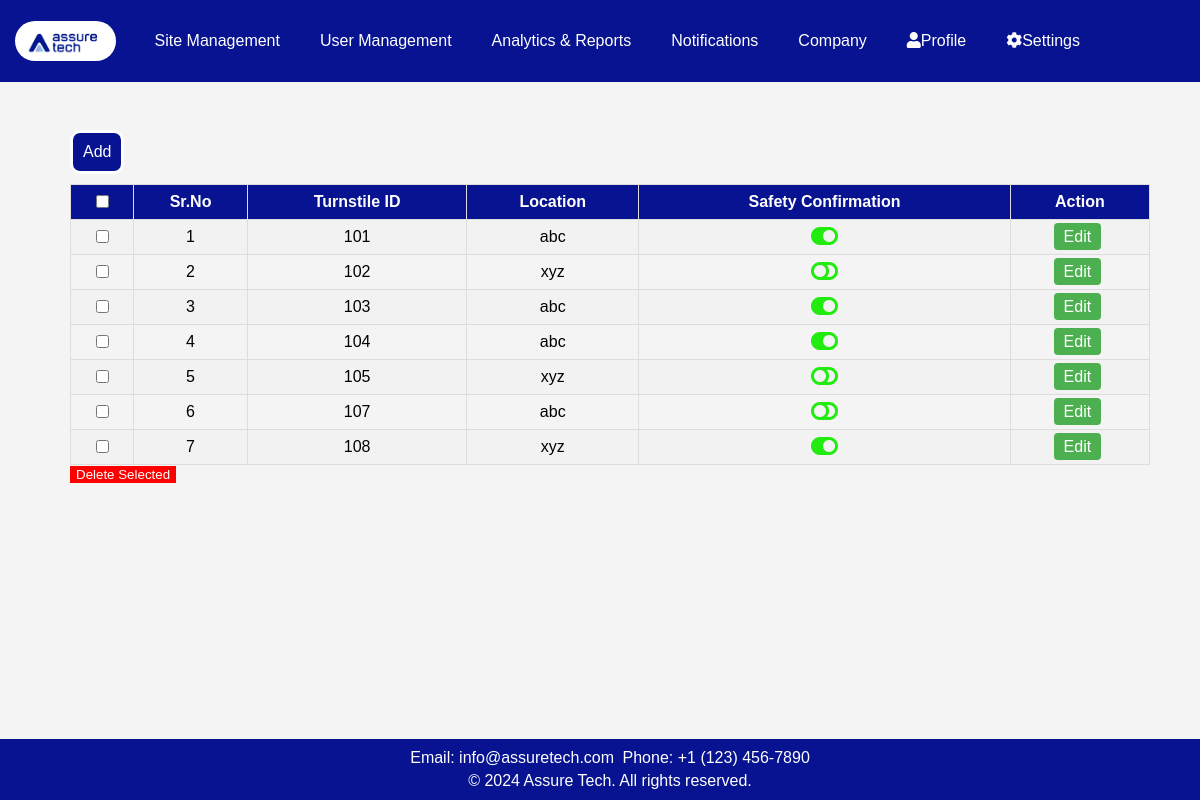
/setting_t/, run on an earlier commit of the app's database.
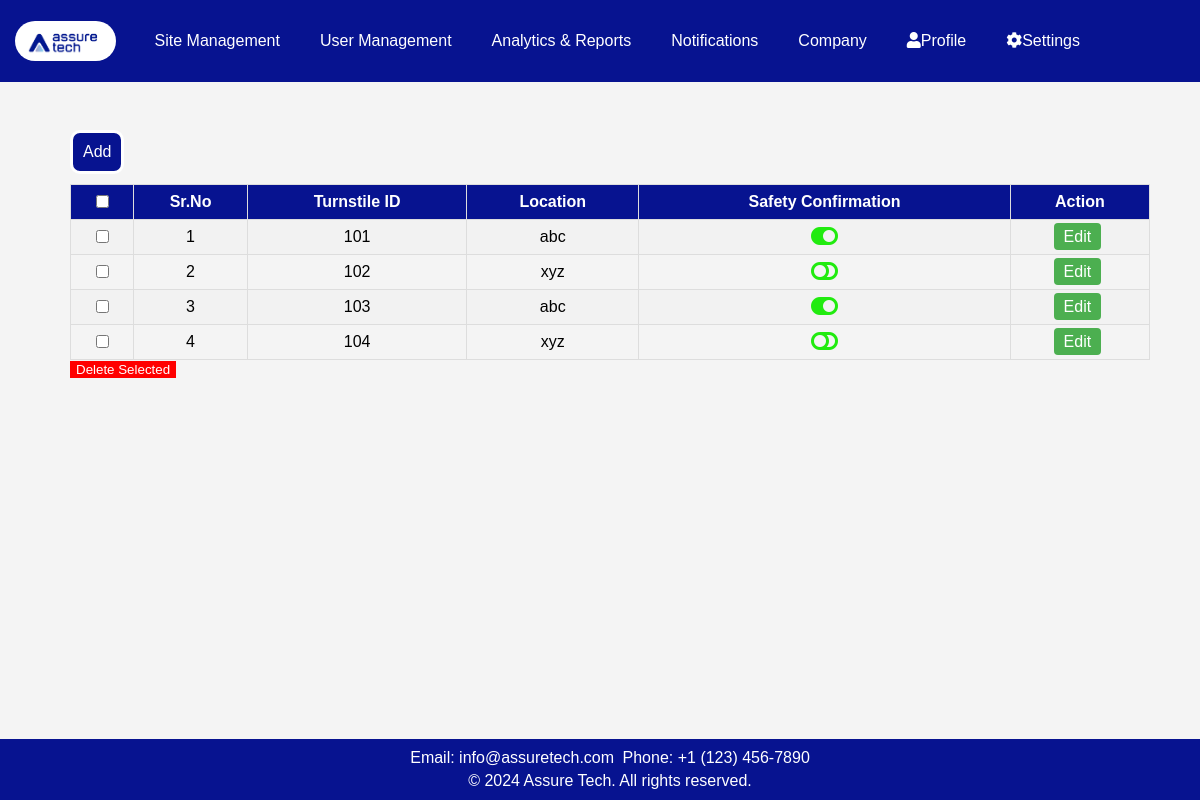
And on a later commit of the database.
### app1/models.py (models this page shows, shortened)
class Turnstile_S(models.Model):
    sr_no = models.AutoField(primary_key=True,unique=True)
    turnstile_id = models.IntegerField(unique=True)
    location = models.CharField(max_length=100)
    safety_confirmation = models.BooleanField(default=False)

### app1/views.py (the view)
# urls.py: path('setting_t/',views.setting_turn,name='setting_t'),
def setting_turn(request):
    turnstiles = Turnstile_S.objects.all()
    return render(request, 'app1/setting_turn.html', {'turnstiles': turnstiles})

### app1/templates/app1/setting_turn.html (shortened to what this page needs)
<!DOCTYPE html>
<html lang="en">
<head>
    <link rel="stylesheet" href="https://cdnjs.cloudflare.com/ajax/libs/font-awesome/5.15.4/css/all.min.css" />
    {% load static %}
</head>
<body>
    <header>
        <a class="logo" href="#"><img src="{% static 'app1/images/logo.jpg' %}" alt="Logo"></a>
        <nav class="nav">
            <div class="dropdown">
                <a href="{% url 'sites' %}">Site Management</a>
            </div>
            <a href="{% url 'get_all' %}">User Management</a>
            <a href="{% url 'report' %}">Analytics & Reports</a>
            <a href="{% url 'notification' %}">Notifications</a>
            <a href="{% url 'company' %}">Company</a>
            <div class="dropdown">
                <a href="#" class="dropbtn"><i class="fas fa-user"></i>Profile</a>
            </div>
            <div class="dropdown">
                <a href="#" class="dropbtn"><i class="fas fa-cog"></i>Settings</a>
            </div>
        </nav>
    </header>
    <div class="user">
        <a class="add" href="{% url 'add_turnstile' %}">Add</a>
    </div>
    <div id="table-container">
        <table id="customers">
            <form method="post" action="{% url 'delete_selected' %}">
                <table id="customers">
                    <tr>
                        <th><input type="checkbox" onClick="toggleAll(this)"></th>
                        <th>Sr.No</th>
                        <th>Turnstile ID</th>
                        <th>Location</th>
                        <th>Safety Confirmation</th>
                        <th>Action</th>
                    </tr>
                    {% for turnstile in turnstiles %}
                    <tr>
                        <td><input type="checkbox" name="selected_recordings" value="{{ turnstile.pk }}"></td>
                        <td>{{ turnstile.sr_no }}</td>
                        <td>{{ turnstile.turnstile_id }}</td>
                        <td>{{ turnstile.location }}</td>
                        <td class="switch-icon">{% if turnstile.safety_confirmation %}<i class="fas fa-toggle-on"></i>{% else %}<i class="fas fa-toggle-off"></i>{% endif %}</td>
                        <td>
                            <a href="{% url 'turnstile_edit' pk=turnstile.pk %}" class="edit-btn">Edit</a>
                        </td>
                    </tr>
                    {% endfor %}
                </table>
                <button type="submit" class="delete-btn">Delete Selected</button>
            </form>
    </div>
    <footer>
        <p>Email: info@assuretech.com</p>
        <p>Phone: +1 (123) 456-7890</p>
        <div class="footer-bottom">
            <p>&copy; 2024 Assure Tech. All rights reserved.</p>
        </div>
    </footer>
</body>
</html>

What changed in the data, as far as the page shows it:
removed Turnstile_S: sr_no "5", turnstile_id "105", location "xyz", safety_confirmation False (drawn)
removed Turnstile_S: sr_no "6", turnstile_id "107", location "abc", safety_confirmation False (drawn)
removed Turnstile_S: sr_no "7", turnstile_id "108", location "xyz", safety_confirmation True (drawn)
changed Turnstile_S id 4: location "abc" → "xyz"; safety_confirmation True → False (drawn)
